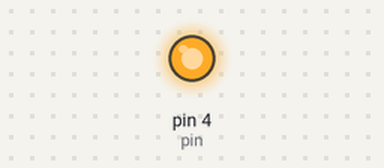
This sketch was run on a simulated Arduino Uno, built with avr-gcc and run on an emulated ATmega328P. Parts: output pins drawn as LEDs (lit = HIGH).

Above: at 2.0 s.
At 8.1 s:
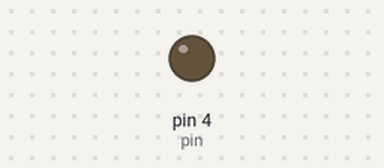
Timing chart, 0 to 12.7 s (numbered marks = the images above):
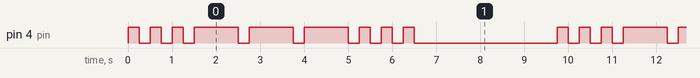

Measured:
- by itself, pin 4 (pin): repeats every 9.8 s: 2 × (LOW 0.25 s, HIGH 0.25 s), 3 × (LOW 0.25 s, HIGH 1.0 s), 3 × (LOW 0.25 s, HIGH 0.25 s), LOW 3.3 s, HIGH 0.25 s
- by itself, everything shown: repeats every 9.8 s, in 18 steps

The sketch:

codeMorse.ino
```cpp
/* Nom:         codeMorse.ino
 * Author:      Valéry LE KHANH VAN
 * Date:        17/11/2017
 * Description: programme arduino permettant d'illustrer
 * le Code Morse ... _ _ _ ... (1832)
 * https://fr.wikipedia.org/wiki/Morse_(alphabet)
 * Matériel:    arduino UNO R3 + kit Groove Seed + Buzzer v1.2
 */

// Déclaration de la variable pin correspondant à D4
int pin = 4;

// Routine d'initialisation
void setup()
{
  pinMode(pin, OUTPUT);
}

// Routine de la boucle perpétuelle
void loop()
{
  dot(); dot(); dot();
  dash(); dash(); dash();
  dot(); dot(); dot();
  delay(3000);
}

// Fonction . du code Morse
void dot()
{
  digitalWrite(pin, HIGH);
  delay(250);
  digitalWrite(pin, LOW);
  delay(250);
}

// Fonction du _ du code Morse
void dash()
{
  digitalWrite(pin, HIGH);
  delay(1000);
  digitalWrite(pin, LOW);
  delay(250);
}
```
